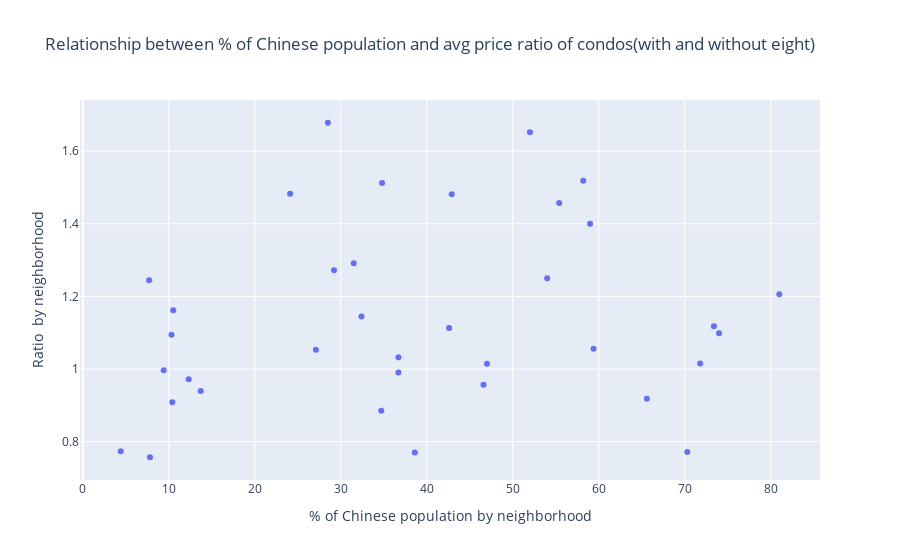

Write notebook code for a chart like this one.
### Code cell
fig = px.scatter(eight, x="AsnChiNoTP_Mean", y="ratio", 
                hover_data=['NEIGHBORHOOD'],
                labels={
                     "AsnChiNoTP_Mean": "% of Chinese population by neighborhood",
                     "ratio": "Ratio  by neighborhood",
                 },
                title="Relationship between % of Chinese population and avg price ratio of condos(with and without eight)")
fig.show()

### Figure 1 — Plotly figure (JSON) as saved in the notebook; plotly's stock layout.template omitted (floating-point values rounded to 4 significant figures)
{"data": [{"customdata": [["battery park city-lower manhattan"], ["bayside-bayside hills"], ["briarwood-jamaica hills"], ["brooklyn heights-cobble hill"], ["central harlem north-polo grounds"], ["clinton hill"], ["crotona park east"], ["dumbo-vinegar hill-downtown brooklyn-boerum hill"], ["east flatbush-farragut"], ["east flushing"], ["east williamsburg"], ["eastchester-edenwald-baychester"], ["forest hills"], ["fort greene"], ["glen oaks-floral park-new hyde park"], ["gramercy"], ["greenpoint"], ["hudson yards-chelsea-flat iron-union square"], ["jackson heights"], ["jamaica estates-holliswood"], ["kingsbridge heights"], ["longwood"], ["midtown-midtown south"], ["midwood"], ["morningside heights"], ["murray hill-kips bay"], ["north riverdale-fieldston-riverdale"], ["old astoria"], ["parkchester"], ["rego park"], ["seagate-coney island"], ["sheepshead bay-gerritsen beach-manhattan beach"], ["soho-tribeca-civic center-little italy"], ["upper east side-carnegie hill"], ["washington heights north"], ["west brighton"]], "hovertemplate": "% of Chinese population by neighborhood=%{x}<br>Ratio  by neighborhood=%{y}<br>NEIGHBORHOOD=%{customdata[0]}<extra></extra>", "legendgroup": "", "marker": {"color": "#636efa", "symbol": "circle"}, "mode": "markers", "name": "", "orientation": "v", "showlegend": false, "type": "scatter", "x": [52, 58.2, 10.4, 36.7, 34.8, 34.7, 42.9, 59.4, 12.3, 65.6, 74, 10.3, 54, 59, 7.8, 38.6, 28.5, 46.6, 27.1, 7.7, 10.5, 81, 36.7, 31.5, 55.4, 42.6, 29.2, 13.7, 4.4, 47, 70.3, 73.4, 71.8, 32.4, 24.1, 9.4], "xaxis": "x", "y": [1.652, 1.519, 0.9084, 1.032, 1.512, 0.8855, 1.481, 1.056, 0.9717, 0.9185, 1.099, 1.094, 1.25, 1.4, 0.7573, 0.7705, 1.678, 0.957, 1.053, 1.244, 1.162, 1.206, 0.9909, 1.291, 1.457, 1.113, 1.272, 0.9395, 0.7739, 1.015, 0.7718, 1.118, 1.015, 1.145, 1.483, 0.9965], "yaxis": "y"}], "layout": {"legend": {"tracegroupgap": 0}, "title": {"text": "Relationship between % of Chinese population and avg price ratio of condos(with and without eight)"}, "xaxis": {"anchor": "y", "domain": [0, 1], "title": {"text": "% of Chinese population by neighborhood"}}, "yaxis": {"anchor": "x", "domain": [0, 1], "title": {"text": "Ratio  by neighborhood"}}}}
